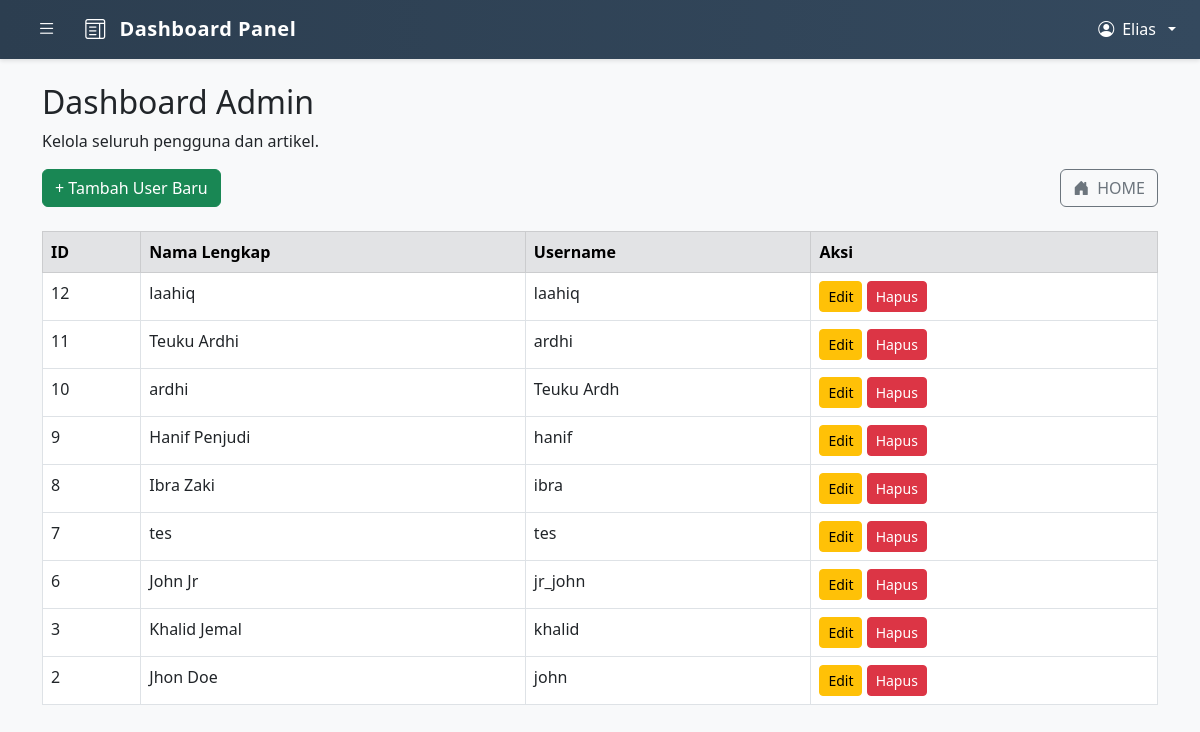
Before: /bloging/dashboard/admin/users_management.php (signed in) with the older database file.
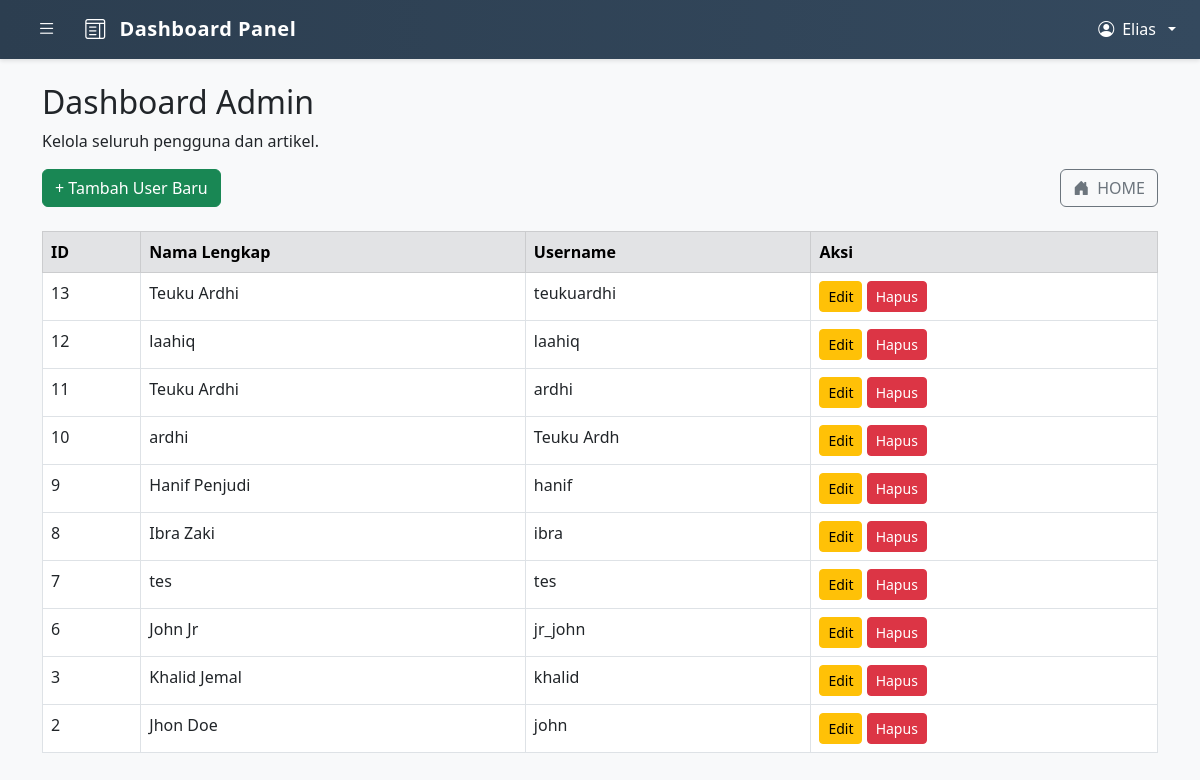
After: the same page with the newer database file.
### tables this page shows
CREATE TABLE IF NOT EXISTS `users` (
  `id` int NOT NULL AUTO_INCREMENT,
  `fname` varchar(255) NOT NULL,
  `username` varchar(255) NOT NULL,
  `password` varchar(255) NOT NULL,
  PRIMARY KEY (`id`),
  UNIQUE KEY `username` (`username`)
);

### bloging/dashboard/admin/users_management.php (the view, shortened to what this page needs)
<?php
include '../../config.php';
$result = $conn->query("SELECT * FROM users ORDER BY id DESC");
?>
<!DOCTYPE html>
<html lang="id">
<head>
    <link href="https://cdn.jsdelivr.net/npm/bootstrap@5.3.0/dist/css/bootstrap.min.css" rel="stylesheet">
    <link href="https://cdn.jsdelivr.net/npm/bootstrap-icons@1.10.5/font/bootstrap-icons.css" rel="stylesheet">
</head>
<body class="bg-light">
    <?php include '../components/navbar.php'; ?>
    <?php include '../components/sidebar.php'; ?>
    <div class="container py-4">
        <h2>Dashboard Admin</h2>
        <p>Kelola seluruh pengguna dan artikel.</p>
        <div class="mb-4 d-flex justify-content-between">
            <a href="add_user.php" class="btn btn-success">+ Tambah User Baru</a>
            <a href="../../../index.php" class="btn btn-outline-secondary d-inline-flex align-items-center gap-2">
                <i class="bi bi-house-door-fill"></i> HOME
            </a>
        </div>
        <div class="table-responsive">
            <table class="table table-bordered table-hover">
                <thead class="table-secondary">
                    <tr>
                        <th>ID</th>
                        <th>Nama Lengkap</th>
                        <th>Username</th>
                        <th>Aksi</th>
                    </tr>
                </thead>
                <tbody>
                    <?php while ($row = $result->fetch_assoc()): ?>
                        <tr>
                            <td><?= $row['id'] ?></td>
                            <td><?= htmlspecialchars($row['fname']) ?></td>
                            <td><?= htmlspecialchars($row['username']) ?></td>
                            <td>
                                <a href="edit_user.php?id=<?= $row['id'] ?>" class="btn btn-sm btn-warning">Edit</a>
                                <a href="delete_user.php?id=<?= $row['id'] ?>" class="btn btn-sm btn-danger" onclick="return confirm('Yakin ingin menghapus?')">Hapus</a>
                            </td>
                        </tr>
                    <?php endwhile; ?>
                </tbody>
            </table>
        </div>
    </div>
</body>
</html>

Changed rows visible on the page:
added users: id "13", fname "Teuku Ardhi", username "teukuardhi"
